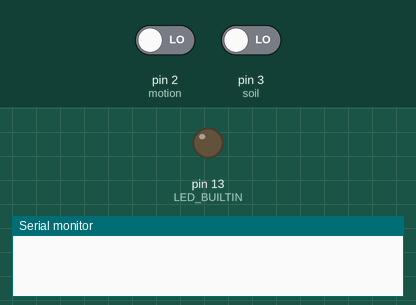
This program was run on a simulated Arduino Uno, built with avr-gcc and run on an emulated ATmega328P. On the bench: output pins drawn as LEDs (lit = HIGH), the last lines printed to the serial monitor. Inputs (shaded band) come from the test bench; at power-on: pin 2 (motion) LOW, pin 3 (soil) LOW.

Above: at 1.2 s.
1.3 s: pin 2 (motion) driven HIGH
At 2.7 s:
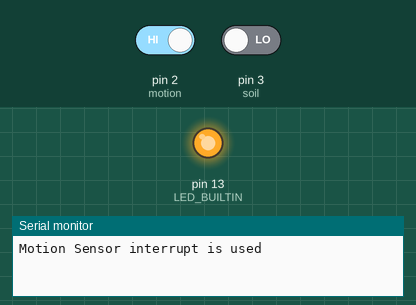
4.3 s: pin 2 (motion) driven LOW
At 5.0 s:
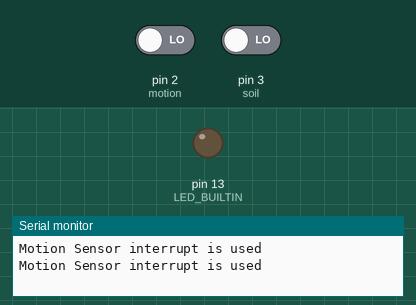
Timing chart, 0 to 7.3 s (numbered marks = the images above; inputs shaded):
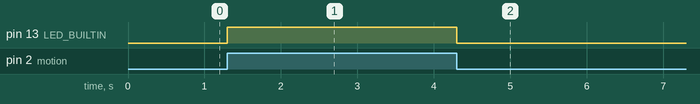

The program:

main.cpp
```cpp
#include <Arduino.h>

const uint8_t motion = 2;
const uint8_t soil = 3;

uint8_t led_state = LOW;
uint8_t soil_led_state = LOW;

void setup()
{
  Serial.begin(9600);
  pinMode(motion, INPUT);
  pinMode(soil, INPUT);
  pinMode(LED_BUILTIN, OUTPUT);

  attachInterrupt(digitalPinToInterrupt(motion), ledStatus, CHANGE);
  attachInterrupt(digitalPinToInterrupt(soil), soilledStatus, RISING);
}

void loop()
{
  delay(500);
}

void ledStatus()
{
  led_state = !led_state;
  digitalWrite(LED_BUILTIN, led_state);
  Serial.println("Motion Sensor interrupt is used");
}

void soilledStatus()
{
  soil_led_state = !soil_led_state;
  digitalWrite(LED_BUILTIN, soil_led_state);
  Serial.println("Soil Moisture Sensor interrupt is used");
}
```

Measured:
- after the input at 1.3 s, pin 13 (LED_BUILTIN): LOW → HIGH at once
- after the input at 4.3 s, pin 13 (LED_BUILTIN): HIGH → LOW at once
